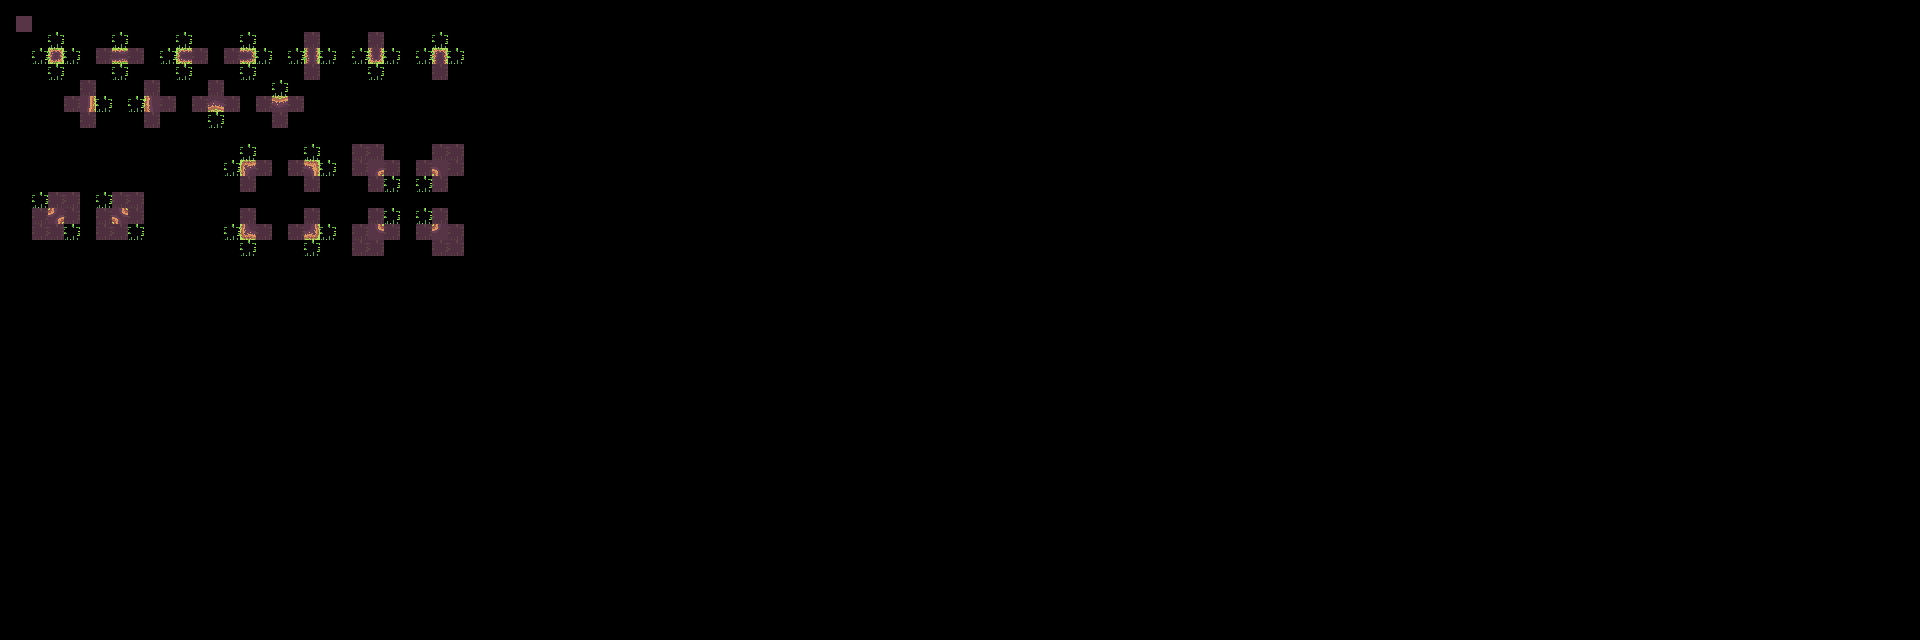

This game map was drawn from its Tiled (.tmx) file and the tilesets committed beside it. A one-line description and the trimmed map source follow:
An orthogonal 120x40 tile map with 16x16 px tiles, 3 tile layers (regions, input_prototype, output_terrain), 2 tilesets.

<map version="1.10" tiledversion="1.11.2" orientation="orthogonal" renderorder="right-down" width="120" height="40" tilewidth="16" tileheight="16" infinite="0" nextlayerid="4" nextobjectid="1">
 <tileset firstgid="1" source="../Tileset/cafundo1.tsx" />
 <tileset firstgid="576" source="../Tileset/tileset_cafundo.tsx" />
 <layer id="1" name="regions" width="120" height="40">
  <data>[4800 cells, 122 non-empty, 1 distinct tile ids]</data>
 </layer>
 <layer id="2" name="input_prototype" width="120" height="40" opacity="0.89">
  <data>[4800 cells, 122 non-empty, 2 distinct tile ids]</data>
 </layer>
 <layer id="3" name="output_terrain" width="120" height="40">
  <data>[4800 cells, 22 non-empty, 22 distinct tile ids]</data>
 </layer>
</map>
